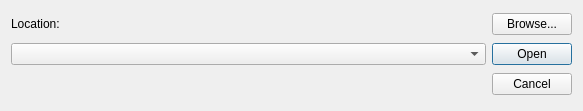
<?xml version="1.0" encoding="UTF-8"?>
<ui version="4.0">
 <class>OpenLocationDialog</class>
 <widget class="QDialog" name="OpenLocationDialog">
  <property name="geometry">
   <rect>
    <x>0</x>
    <y>0</y>
    <width>583</width>
    <height>111</height>
   </rect>
  </property>
  <property name="windowTitle">
   <string>Open Location</string>
  </property>
  <layout class="QGridLayout" name="gridLayout">
   <item row="0" column="2">
    <widget class="QPushButton" name="buttonBrowse">
     <property name="text">
      <string>Browse...</string>
     </property>
     <property name="autoDefault">
      <bool>true</bool>
     </property>
    </widget>
   </item>
   <item row="0" column="0">
    <widget class="QLabel" name="label">
     <property name="text">
      <string>Location:</string>
     </property>
    </widget>
   </item>
   <item row="1" column="0">
    <widget class="QComboBox" name="comboLocation"/>
   </item>
   <item row="1" column="2">
    <widget class="QPushButton" name="buttonOpen">
     <property name="text">
      <string>Open</string>
     </property>
     <property name="default">
      <bool>true</bool>
     </property>
    </widget>
   </item>
   <item row="2" column="2">
    <widget class="QPushButton" name="buttonCancel">
     <property name="text">
      <string>Cancel</string>
     </property>
    </widget>
   </item>
   <item row="2" column="0">
    <spacer name="horizontalSpacer">
     <property name="orientation">
      <enum>Qt::Horizontal</enum>
     </property>
     <property name="sizeHint" stdset="0">
      <size>
       <width>40</width>
       <height>20</height>
      </size>
     </property>
    </spacer>
   </item>
  </layout>
 </widget>
 <resources/>
 <connections/>
</ui>
